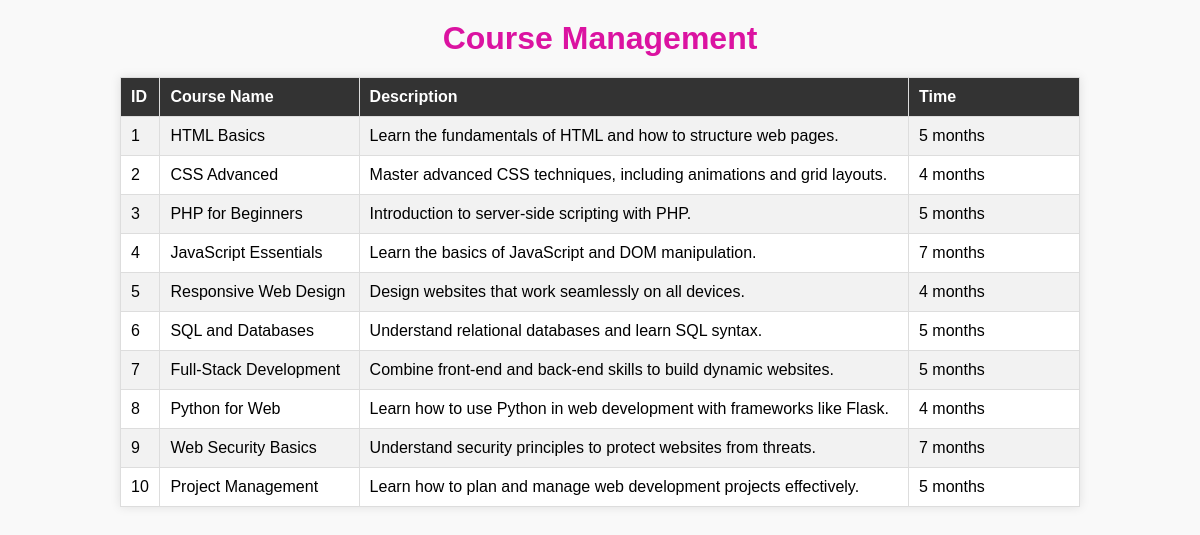
The page /manageCourses_2.php on the database its author committed.
### tables this page shows
CREATE TABLE courses (
    id INT AUTO_INCREMENT PRIMARY KEY,
    name VARCHAR(255) NOT NULL,
    description TEXT NOT NULL,
    time TEXT NOT NULL ,
    created_at TIMESTAMP DEFAULT CURRENT_TIMESTAMP
);

### manageCourses_2.php (the view, shortened to what this page needs)
<?php include 'db.php'; ?>
<!DOCTYPE html>
<html lang="en">
<head>
    <link rel="stylesheet" href="manageCourses.css">
</head>
<body>
    <h1>Course Management</h1>
    <table>
        <tr>
            <th>ID</th>
            <th>Course Name</th>
            <th>Description</th>
            <th>Time</th>
        </tr>
        <?php
        $result = $conn->query("SELECT * FROM courses ORDER BY id ASC");
        while ($row = $result->fetch_assoc()) {
            echo "<tr>
                    <td>{$row['id']}</td>
                    <td>{$row['name']}</td>
                    <td>{$row['description']}</td>
                    <td>{$row['time']}</td>
                </tr>";
        }
        ?>
    </table>
</body>
</html>

### manageCourses.css (style rules this page uses)
body { font-family: Arial, sans-serif; background-color: #f9f9f9; margin: 0; padding: 0; }
h1 { text-align: center; color:#db13a1;; margin: 20px 0; }
table { width: 80%; margin: 20px auto; border-collapse: collapse; background: #fff; box-shadow: 0 0 10px rgba(0, 0, 0, 0.1); }
th, td { border: 1px solid #ddd; padding: 10px; text-align: left; }
th { background: #333; color: #fff; }
tr:nth-child(even) { background: #f2f2f2; }
table th:nth-child(4), table td:nth-child(4) { width: 150px; }

### rows shown on the page
courses: id "1", name "HTML Basics", description "Learn the fundamentals of HTML and how to structure web pages.", time "5 months"
courses: id "2", name "CSS Advanced", description "Master advanced CSS techniques, including animations and grid layouts.", time "4 months"
courses: id "3", name "PHP for Beginners", description "Introduction to server-side scripting with PHP.", time "5 months"
courses: id "4", name "JavaScript Essentials", description "Learn the basics of JavaScript and DOM manipulation.", time "7 months"
courses: id "5", name "Responsive Web Design", description "Design websites that work seamlessly on all devices.", time "4 months"
courses: id "6", name "SQL and Databases", description "Understand relational databases and learn SQL syntax.", time "5 months"
courses: id "7", name "Full-Stack Development", description "Combine front-end and back-end skills to build dynamic websites.", time "5 months"
courses: id "8", name "Python for Web", description "Learn how to use Python in web development with frameworks like Flask.", time "4 months"
courses: id "9", name "Web Security Basics", description "Understand security principles to protect websites from threats.", time "7 months"
courses: id "10", name "Project Management", description "Learn how to plan and manage web development projects effectively.", time "5 months"
